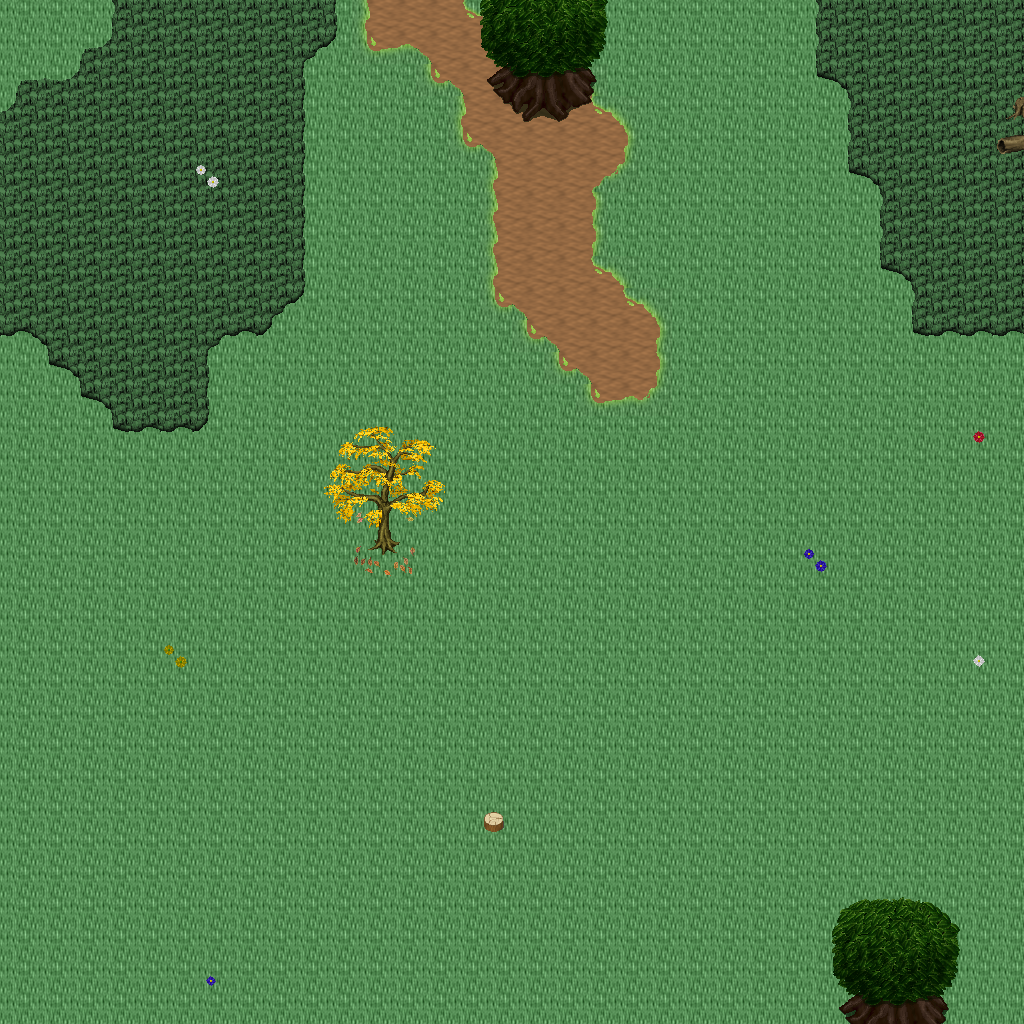

A level layout from a 2D game, rendered from its tile map. Below: a short description, then the map file with tile-grid data replaced by summaries:
An orthogonal 32x32 tile map with 32x32 px tiles, 5 tile layers (Ground, Objects, Objects2, Above, ...), 1 hidden layer not drawn, 18 tilesets.

<map version="1.10" tiledversion="1.11.0" orientation="orthogonal" renderorder="right-down" width="32" height="32" tilewidth="32" tileheight="32" infinite="0" nextlayerid="11" nextobjectid="1">
 <tileset firstgid="1" name="logic_collision" tilewidth="32" tileheight="32" tilecount="1" columns="1">
  <image source="../drawable/logic_collision.png" width="32" height="32" />
 </tileset>
 <tileset firstgid="2" name="ground_ground" tilewidth="32" tileheight="32" tilecount="33" columns="3">
  <image source="../drawable/ground_ground.png" width="96" height="352" />
 </tileset>
 <tileset firstgid="35" name="ground_grass_corners" tilewidth="32" tileheight="32" tilecount="24" columns="6">
  <image source="../drawable/ground_grass_corners.png" width="192" height="128" />
 </tileset>
 <tileset firstgid="59" name="ground_grass_edges" tilewidth="32" tileheight="32" tilecount="36" columns="12">
  <image source="../drawable/ground_grass_edges.png" width="384" height="96" />
 </tileset>
 <tileset firstgid="95" name="ground_grass_2" tilewidth="32" tileheight="32" tilecount="21" columns="3">
  <image source="../drawable/ground_grass_2.png" width="96" height="224" />
 </tileset>
 <tileset firstgid="116" name="plant_leaves" tilewidth="32" tileheight="32" tilecount="8" columns="4">
  <image source="../drawable/plant_leaves.png" width="128" height="64" />
 </tileset>
 <tileset firstgid="124" name="plant_tree_tree_darkgreen" tilewidth="32" tileheight="32" tilecount="88" columns="8">
  <image source="../drawable/plant_tree_tree_darkgreen.png" width="256" height="352" />
 </tileset>
 <tileset firstgid="212" name="plant_tree_fall_trees" tilewidth="32" tileheight="32" tilecount="40" columns="8">
  <image source="../drawable/plant_tree_fall_trees.png" width="256" height="160" />
 </tileset>
 <tileset firstgid="252" name="plant_tree_pine_tree" tilewidth="32" tileheight="32" tilecount="20" columns="4">
  <image source="../drawable/plant_tree_pine_tree.png" width="128" height="160" />
 </tileset>
 <tileset firstgid="272" name="plant_stump_hollow_logs" tilewidth="32" tileheight="32" tilecount="6" columns="3">
  <image source="../drawable/plant_stump_hollow_logs.png" width="96" height="64" />
 </tileset>
 <tileset firstgid="278" name="plant_stump_small_stump" tilewidth="32" tileheight="32" tilecount="4" columns="2">
  <image source="../drawable/plant_stump_small_stump.png" width="64" height="64" />
 </tileset>
 <tileset firstgid="282" name="plant_stump_stump_pale_purple" tilewidth="32" tileheight="32" tilecount="4" columns="2">
  <image source="../drawable/plant_stump_stump_pale_purple.png" width="64" height="64" />
 </tileset>
 <tileset firstgid="286" name="plant_flower_daisy_blue" tilewidth="32" tileheight="32" tilecount="8" columns="2">
  <image source="../drawable/plant_flower_daisy_blue.png" width="64" height="128" />
 </tileset>
 <tileset firstgid="294" name="plant_flower_daisy_red" tilewidth="32" tileheight="32" tilecount="8" columns="2">
  <image source="../drawable/plant_flower_daisy_red.png" width="64" height="128" />
 </tileset>
 <tileset firstgid="302" name="plant_flower_daisy_white" tilewidth="32" tileheight="32" tilecount="8" columns="2">
  <image source="../drawable/plant_flower_daisy_white.png" width="64" height="128" />
 </tileset>
 <tileset firstgid="310" name="plant_flower_daisy_yellow" tilewidth="32" tileheight="32" tilecount="8" columns="2">
  <image source="../drawable/plant_flower_daisy_yellow.png" width="64" height="128" />
 </tileset>
 <tileset firstgid="318" name="logic_creature_ent" tilewidth="32" tileheight="32" tilecount="4" columns="4">
  <image source="../drawable/logic_creature_ent.png" width="128" height="32" />
 </tileset>
 <tileset firstgid="322" name="logic_creature_animal" tilewidth="32" tileheight="32" tilecount="32" columns="8">
  <image source="../drawable/logic_creature_animal.png" width="256" height="128" />
 </tileset>
 <layer id="1" name="Ground" width="32" height="32">
  <data>[1024 cells, 1024 non-empty, 3 distinct tile ids]</data>
 </layer>
 <layer id="2" name="Objects" width="32" height="32">
  <data>[1024 cells, 108 non-empty, 35 distinct tile ids]</data>
 </layer>
 <layer id="3" name="Objects2" width="32" height="32">
  <data>[1024 cells, 12 non-empty, 12 distinct tile ids]</data>
 </layer>
 <layer id="4" name="Above" width="32" height="32">
  <data>[1024 cells, 36 non-empty, 28 distinct tile ids]</data>
 </layer>
 <layer id="5" name="Above2" width="32" height="32">
  <data>[1024 cells, 0 non-empty, 0 distinct tile ids]</data>
 </layer>
 <layer id="6" name="Walkable" width="32" height="32" visible="0">
  <data>[1024 cells, 15 non-empty, 1 distinct tile ids]</data>
 </layer>
 <objectgroup id="7" name="Mapevents" />
 <objectgroup id="8" name="Spawn" />
 <objectgroup id="9" name="Keys" />
 <objectgroup id="10" name="Replace" />
</map>
